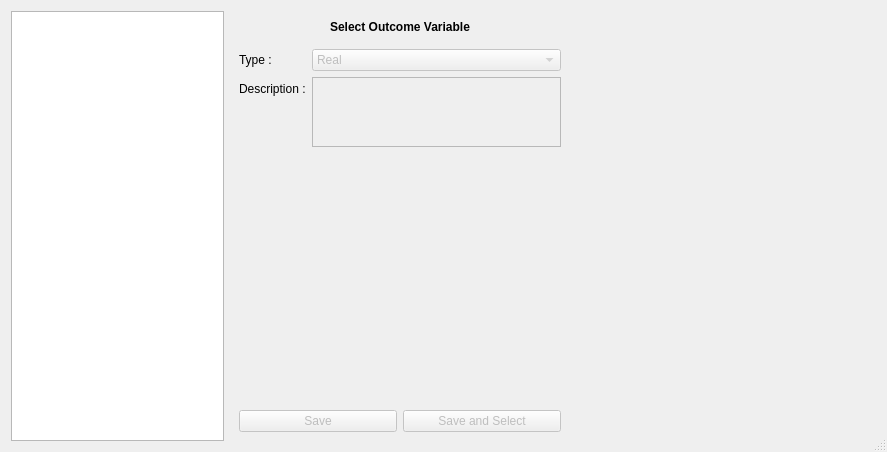
<?xml version="1.0" encoding="UTF-8"?>
<ui version="4.0">
 <class>SelectOutcomeDialog</class>
 <widget class="QDialog" name="SelectOutcomeDialog">
  <property name="windowModality">
   <enum>Qt::ApplicationModal</enum>
  </property>
  <property name="geometry">
   <rect>
    <x>0</x>
    <y>0</y>
    <width>887</width>
    <height>452</height>
   </rect>
  </property>
  <property name="windowTitle">
   <string>Select Outcome Variable</string>
  </property>
  <property name="locale">
   <locale language="English" country="UnitedStates"/>
  </property>
  <property name="sizeGripEnabled">
   <bool>true</bool>
  </property>
  <property name="modal">
   <bool>true</bool>
  </property>
  <layout class="QHBoxLayout" name="horizontalLayout">
   <item>
    <widget class="QTableView" name="tableView">
     <property name="sizePolicy">
      <sizepolicy hsizetype="Preferred" vsizetype="Expanding">
       <horstretch>0</horstretch>
       <verstretch>0</verstretch>
      </sizepolicy>
     </property>
     <property name="alternatingRowColors">
      <bool>true</bool>
     </property>
     <property name="selectionMode">
      <enum>QAbstractItemView::SingleSelection</enum>
     </property>
     <property name="selectionBehavior">
      <enum>QAbstractItemView::SelectRows</enum>
     </property>
     <property name="sortingEnabled">
      <bool>true</bool>
     </property>
     <property name="cornerButtonEnabled">
      <bool>false</bool>
     </property>
     <attribute name="horizontalHeaderShowSortIndicator" stdset="0">
      <bool>true</bool>
     </attribute>
     <attribute name="horizontalHeaderStretchLastSection">
      <bool>true</bool>
     </attribute>
     <attribute name="verticalHeaderCascadingSectionResizes">
      <bool>true</bool>
     </attribute>
     <attribute name="verticalHeaderShowSortIndicator" stdset="0">
      <bool>false</bool>
     </attribute>
     <attribute name="verticalHeaderStretchLastSection">
      <bool>true</bool>
     </attribute>
    </widget>
   </item>
   <item>
    <widget class="QFrame" name="frame">
     <property name="minimumSize">
      <size>
       <width>340</width>
       <height>0</height>
      </size>
     </property>
     <property name="frameShape">
      <enum>QFrame::NoFrame</enum>
     </property>
     <property name="frameShadow">
      <enum>QFrame::Raised</enum>
     </property>
     <layout class="QVBoxLayout" name="verticalLayout" stretch="0,1,2,0">
      <property name="leftMargin">
       <number>0</number>
      </property>
      <property name="rightMargin">
       <number>0</number>
      </property>
      <property name="bottomMargin">
       <number>0</number>
      </property>
      <item>
       <widget class="QLabel" name="var_name">
        <property name="maximumSize">
         <size>
          <width>16777215</width>
          <height>23</height>
         </size>
        </property>
        <property name="font">
         <font>
          <weight>75</weight>
          <bold>true</bold>
         </font>
        </property>
        <property name="text">
         <string>Select Outcome Variable</string>
        </property>
        <property name="alignment">
         <set>Qt::AlignHCenter|Qt::AlignTop</set>
        </property>
       </widget>
      </item>
      <item>
       <widget class="QFrame" name="frame_2">
        <property name="frameShape">
         <enum>QFrame::NoFrame</enum>
        </property>
        <property name="frameShadow">
         <enum>QFrame::Raised</enum>
        </property>
        <layout class="QFormLayout" name="formLayout">
         <item row="0" column="0">
          <widget class="QLabel" name="label_2">
           <property name="text">
            <string>Type :</string>
           </property>
           <property name="buddy">
            <cstring>var_type_combo</cstring>
           </property>
          </widget>
         </item>
         <item row="0" column="1">
          <widget class="QComboBox" name="var_type_combo">
           <property name="enabled">
            <bool>false</bool>
           </property>
           <item>
            <property name="text">
             <string>Real</string>
            </property>
           </item>
           <item>
            <property name="text">
             <string>Nominal</string>
            </property>
           </item>
          </widget>
         </item>
         <item row="1" column="0">
          <widget class="QLabel" name="label">
           <property name="text">
            <string>Description :</string>
           </property>
           <property name="buddy">
            <cstring>var_description</cstring>
           </property>
          </widget>
         </item>
         <item row="1" column="1">
          <widget class="QPlainTextEdit" name="var_description">
           <property name="enabled">
            <bool>false</bool>
           </property>
           <property name="horizontalScrollBarPolicy">
            <enum>Qt::ScrollBarAlwaysOff</enum>
           </property>
          </widget>
         </item>
        </layout>
       </widget>
      </item>
      <item>
       <widget class="QFrame" name="details_frame">
        <property name="minimumSize">
         <size>
          <width>0</width>
          <height>125</height>
         </size>
        </property>
        <property name="frameShape">
         <enum>QFrame::NoFrame</enum>
        </property>
        <property name="frameShadow">
         <enum>QFrame::Raised</enum>
        </property>
        <widget class="QWidget" name="verticalLayoutWidget">
         <property name="geometry">
          <rect>
           <x>30</x>
           <y>40</y>
           <width>160</width>
           <height>80</height>
          </rect>
         </property>
         <layout class="QVBoxLayout" name="details_layout"/>
        </widget>
       </widget>
      </item>
      <item>
       <widget class="QFrame" name="frame_4">
        <property name="frameShape">
         <enum>QFrame::NoFrame</enum>
        </property>
        <property name="frameShadow">
         <enum>QFrame::Raised</enum>
        </property>
        <layout class="QHBoxLayout" name="horizontalLayout_2">
         <item>
          <widget class="QPushButton" name="save_button">
           <property name="enabled">
            <bool>false</bool>
           </property>
           <property name="text">
            <string>Save</string>
           </property>
          </widget>
         </item>
         <item>
          <widget class="QPushButton" name="select_button">
           <property name="enabled">
            <bool>false</bool>
           </property>
           <property name="text">
            <string>Save and Select</string>
           </property>
          </widget>
         </item>
        </layout>
       </widget>
      </item>
     </layout>
    </widget>
   </item>
   <item>
    <widget class="QFrame" name="plot_frame">
     <property name="minimumSize">
      <size>
       <width>300</width>
       <height>0</height>
      </size>
     </property>
     <property name="frameShape">
      <enum>QFrame::NoFrame</enum>
     </property>
     <property name="frameShadow">
      <enum>QFrame::Raised</enum>
     </property>
    </widget>
   </item>
  </layout>
 </widget>
 <resources/>
 <connections/>
</ui>
